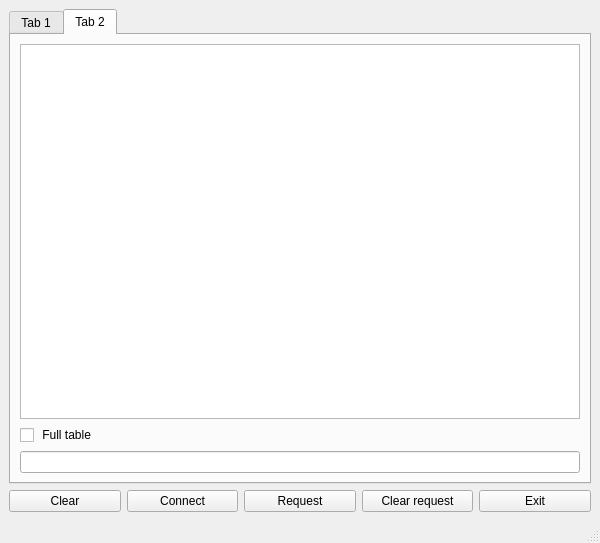
<?xml version="1.0" encoding="UTF-8"?>
<ui version="4.0">
 <class>MainWindow</class>
 <widget class="QMainWindow" name="MainWindow">
  <property name="geometry">
   <rect>
    <x>0</x>
    <y>0</y>
    <width>600</width>
    <height>543</height>
   </rect>
  </property>
  <property name="sizePolicy">
   <sizepolicy hsizetype="Expanding" vsizetype="Expanding">
    <horstretch>0</horstretch>
    <verstretch>0</verstretch>
   </sizepolicy>
  </property>
  <property name="minimumSize">
   <size>
    <width>500</width>
    <height>500</height>
   </size>
  </property>
  <property name="maximumSize">
   <size>
    <width>600</width>
    <height>600</height>
   </size>
  </property>
  <property name="windowTitle">
   <string>MainWindow</string>
  </property>
  <widget class="QWidget" name="centralwidget">
   <layout class="QVBoxLayout" name="verticalLayout">
    <item>
     <widget class="QTabWidget" name="tabWidget">
      <property name="currentIndex">
       <number>1</number>
      </property>
      <widget class="QWidget" name="tab_1">
       <attribute name="title">
        <string>Tab 1</string>
       </attribute>
       <layout class="QHBoxLayout" name="horizontalLayout">
        <item>
         <widget class="QGroupBox" name="groupBox_data_">
          <property name="sizePolicy">
           <sizepolicy hsizetype="Expanding" vsizetype="Expanding">
            <horstretch>0</horstretch>
            <verstretch>0</verstretch>
           </sizepolicy>
          </property>
          <property name="title">
           <string/>
          </property>
          <layout class="QHBoxLayout" name="horizontalLayout_2">
           <item>
            <layout class="QFormLayout" name="formLayout_data_">
             <item row="0" column="0">
              <widget class="QLabel" name="label_name_host_">
               <property name="font">
                <font>
                 <pointsize>10</pointsize>
                </font>
               </property>
               <property name="text">
                <string>Name host</string>
               </property>
               <property name="alignment">
                <set>Qt::AlignmentFlag::AlignCenter</set>
               </property>
              </widget>
             </item>
             <item row="0" column="1">
              <widget class="QLineEdit" name="line_edit_name_host_"/>
             </item>
             <item row="1" column="0">
              <widget class="QLabel" name="label_name_base_">
               <property name="font">
                <font>
                 <pointsize>10</pointsize>
                </font>
               </property>
               <property name="text">
                <string>Name base</string>
               </property>
               <property name="alignment">
                <set>Qt::AlignmentFlag::AlignCenter</set>
               </property>
              </widget>
             </item>
             <item row="1" column="1">
              <widget class="QLineEdit" name="line_edit_name_base_"/>
             </item>
             <item row="2" column="0">
              <widget class="QLabel" name="label_login_">
               <property name="font">
                <font>
                 <pointsize>10</pointsize>
                </font>
               </property>
               <property name="text">
                <string>Login</string>
               </property>
               <property name="alignment">
                <set>Qt::AlignmentFlag::AlignCenter</set>
               </property>
              </widget>
             </item>
             <item row="2" column="1">
              <widget class="QLineEdit" name="line_edit_login_"/>
             </item>
             <item row="3" column="0">
              <widget class="QLabel" name="label_password_">
               <property name="font">
                <font>
                 <pointsize>10</pointsize>
                </font>
               </property>
               <property name="text">
                <string>Password</string>
               </property>
               <property name="alignment">
                <set>Qt::AlignmentFlag::AlignCenter</set>
               </property>
              </widget>
             </item>
             <item row="3" column="1">
              <widget class="QLineEdit" name="line_edit_password_"/>
             </item>
             <item row="4" column="0">
              <widget class="QLabel" name="label_port_">
               <property name="font">
                <font>
                 <pointsize>10</pointsize>
                 <bold>false</bold>
                </font>
               </property>
               <property name="text">
                <string>Port</string>
               </property>
               <property name="alignment">
                <set>Qt::AlignmentFlag::AlignCenter</set>
               </property>
              </widget>
             </item>
             <item row="4" column="1">
              <widget class="QSpinBox" name="spin_box_port_">
               <property name="sizePolicy">
                <sizepolicy hsizetype="Expanding" vsizetype="Fixed">
                 <horstretch>0</horstretch>
                 <verstretch>0</verstretch>
                </sizepolicy>
               </property>
               <property name="maximum">
                <number>10000</number>
               </property>
              </widget>
             </item>
            </layout>
           </item>
          </layout>
         </widget>
        </item>
       </layout>
      </widget>
      <widget class="QWidget" name="tab_5">
       <attribute name="title">
        <string>Tab 2</string>
       </attribute>
       <layout class="QVBoxLayout" name="verticalLayout_2">
        <item>
         <widget class="QTableView" name="tableView_results_"/>
        </item>
        <item>
         <widget class="QCheckBox" name="checkBox_full_table_">
          <property name="text">
           <string> Full table</string>
          </property>
         </widget>
        </item>
        <item>
         <widget class="QLineEdit" name="lineEdit_request_">
          <property name="text">
           <string/>
          </property>
         </widget>
        </item>
       </layout>
      </widget>
     </widget>
    </item>
    <item>
     <layout class="QHBoxLayout" name="horizontalLayout_buttons_edit_">
      <item>
       <widget class="QPushButton" name="button_clear_">
        <property name="text">
         <string>Clear</string>
        </property>
       </widget>
      </item>
      <item>
       <widget class="QPushButton" name="button_connect_">
        <property name="text">
         <string>Connect</string>
        </property>
       </widget>
      </item>
      <item>
       <widget class="QPushButton" name="button_request_">
        <property name="text">
         <string>Request</string>
        </property>
       </widget>
      </item>
      <item>
       <widget class="QPushButton" name="button_clear_request_">
        <property name="text">
         <string>Clear request</string>
        </property>
       </widget>
      </item>
      <item>
       <widget class="QPushButton" name="button_exit_">
        <property name="text">
         <string>Exit</string>
        </property>
       </widget>
      </item>
     </layout>
    </item>
   </layout>
  </widget>
  <widget class="QMenuBar" name="menubar">
   <property name="geometry">
    <rect>
     <x>0</x>
     <y>0</y>
     <width>600</width>
     <height>26</height>
    </rect>
   </property>
  </widget>
  <widget class="QStatusBar" name="statusbar"/>
 </widget>
 <resources/>
 <connections/>
</ui>
